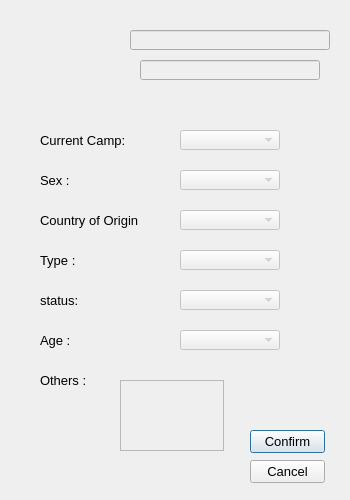
<?xml version="1.0" encoding="UTF-8"?>
<ui version="4.0">
 <class>RefugeeInfoWin</class>
 <widget class="QDialog" name="RefugeeInfoWin">
  <property name="enabled">
   <bool>true</bool>
  </property>
  <property name="geometry">
   <rect>
    <x>0</x>
    <y>0</y>
    <width>350</width>
    <height>500</height>
   </rect>
  </property>
  <property name="minimumSize">
   <size>
    <width>350</width>
    <height>500</height>
   </size>
  </property>
  <property name="maximumSize">
   <size>
    <width>350</width>
    <height>500</height>
   </size>
  </property>
  <property name="font">
   <font>
    <pointsize>10</pointsize>
   </font>
  </property>
  <property name="windowTitle">
   <string>Refugee Informations</string>
  </property>
  <property name="windowIcon">
   <iconset>
    <normaloff>icon.png</normaloff>icon.png</iconset>
  </property>
  <widget class="QWidget" name="widget" native="true">
   <property name="geometry">
    <rect>
     <x>40</x>
     <y>20</y>
     <width>75</width>
     <height>75</height>
    </rect>
   </property>
  </widget>
  <widget class="QLineEdit" name="text_fname">
   <property name="enabled">
    <bool>false</bool>
   </property>
   <property name="geometry">
    <rect>
     <x>130</x>
     <y>30</y>
     <width>200</width>
     <height>20</height>
    </rect>
   </property>
  </widget>
  <widget class="QLineEdit" name="text_lname">
   <property name="enabled">
    <bool>false</bool>
   </property>
   <property name="geometry">
    <rect>
     <x>140</x>
     <y>60</y>
     <width>180</width>
     <height>20</height>
    </rect>
   </property>
  </widget>
  <widget class="QLabel" name="label_age">
   <property name="geometry">
    <rect>
     <x>40</x>
     <y>330</y>
     <width>100</width>
     <height>20</height>
    </rect>
   </property>
   <property name="font">
    <font>
     <pointsize>10</pointsize>
    </font>
   </property>
   <property name="text">
    <string>Age :</string>
   </property>
  </widget>
  <widget class="QPushButton" name="btn_ok">
   <property name="geometry">
    <rect>
     <x>250</x>
     <y>430</y>
     <width>75</width>
     <height>23</height>
    </rect>
   </property>
   <property name="text">
    <string>Confirm</string>
   </property>
  </widget>
  <widget class="QPushButton" name="btn_cancel">
   <property name="geometry">
    <rect>
     <x>250</x>
     <y>460</y>
     <width>75</width>
     <height>23</height>
    </rect>
   </property>
   <property name="text">
    <string>Cancel</string>
   </property>
  </widget>
  <widget class="QLabel" name="label_sex">
   <property name="geometry">
    <rect>
     <x>40</x>
     <y>170</y>
     <width>100</width>
     <height>20</height>
    </rect>
   </property>
   <property name="font">
    <font>
     <pointsize>10</pointsize>
    </font>
   </property>
   <property name="text">
    <string>Sex :</string>
   </property>
  </widget>
  <widget class="QLabel" name="label_country">
   <property name="geometry">
    <rect>
     <x>40</x>
     <y>210</y>
     <width>100</width>
     <height>20</height>
    </rect>
   </property>
   <property name="text">
    <string>Country of Origin :</string>
   </property>
  </widget>
  <widget class="QLabel" name="label_type">
   <property name="geometry">
    <rect>
     <x>40</x>
     <y>250</y>
     <width>100</width>
     <height>20</height>
    </rect>
   </property>
   <property name="text">
    <string>Type :</string>
   </property>
  </widget>
  <widget class="QLabel" name="label_state">
   <property name="geometry">
    <rect>
     <x>40</x>
     <y>290</y>
     <width>100</width>
     <height>20</height>
    </rect>
   </property>
   <property name="text">
    <string>status:</string>
   </property>
  </widget>
  <widget class="QLabel" name="label_misc">
   <property name="geometry">
    <rect>
     <x>40</x>
     <y>370</y>
     <width>100</width>
     <height>20</height>
    </rect>
   </property>
   <property name="text">
    <string>Others :</string>
   </property>
  </widget>
  <widget class="QLabel" name="label_curCamp">
   <property name="geometry">
    <rect>
     <x>40</x>
     <y>130</y>
     <width>100</width>
     <height>20</height>
    </rect>
   </property>
   <property name="text">
    <string>Current Camp:</string>
   </property>
  </widget>
  <widget class="QComboBox" name="combo_curCamp">
   <property name="enabled">
    <bool>false</bool>
   </property>
   <property name="geometry">
    <rect>
     <x>180</x>
     <y>130</y>
     <width>100</width>
     <height>20</height>
    </rect>
   </property>
  </widget>
  <widget class="QComboBox" name="combo_sex">
   <property name="enabled">
    <bool>false</bool>
   </property>
   <property name="geometry">
    <rect>
     <x>180</x>
     <y>170</y>
     <width>100</width>
     <height>20</height>
    </rect>
   </property>
  </widget>
  <widget class="QComboBox" name="combo_country">
   <property name="enabled">
    <bool>false</bool>
   </property>
   <property name="geometry">
    <rect>
     <x>180</x>
     <y>210</y>
     <width>100</width>
     <height>20</height>
    </rect>
   </property>
  </widget>
  <widget class="QComboBox" name="combo_type">
   <property name="enabled">
    <bool>false</bool>
   </property>
   <property name="geometry">
    <rect>
     <x>180</x>
     <y>250</y>
     <width>100</width>
     <height>20</height>
    </rect>
   </property>
  </widget>
  <widget class="QComboBox" name="combo_state">
   <property name="enabled">
    <bool>false</bool>
   </property>
   <property name="geometry">
    <rect>
     <x>180</x>
     <y>290</y>
     <width>100</width>
     <height>20</height>
    </rect>
   </property>
  </widget>
  <widget class="QComboBox" name="combo_age">
   <property name="enabled">
    <bool>false</bool>
   </property>
   <property name="geometry">
    <rect>
     <x>180</x>
     <y>330</y>
     <width>100</width>
     <height>20</height>
    </rect>
   </property>
  </widget>
  <widget class="QPlainTextEdit" name="text_misc">
   <property name="enabled">
    <bool>false</bool>
   </property>
   <property name="geometry">
    <rect>
     <x>120</x>
     <y>380</y>
     <width>104</width>
     <height>71</height>
    </rect>
   </property>
  </widget>
 </widget>
 <resources/>
 <connections/>
</ui>
